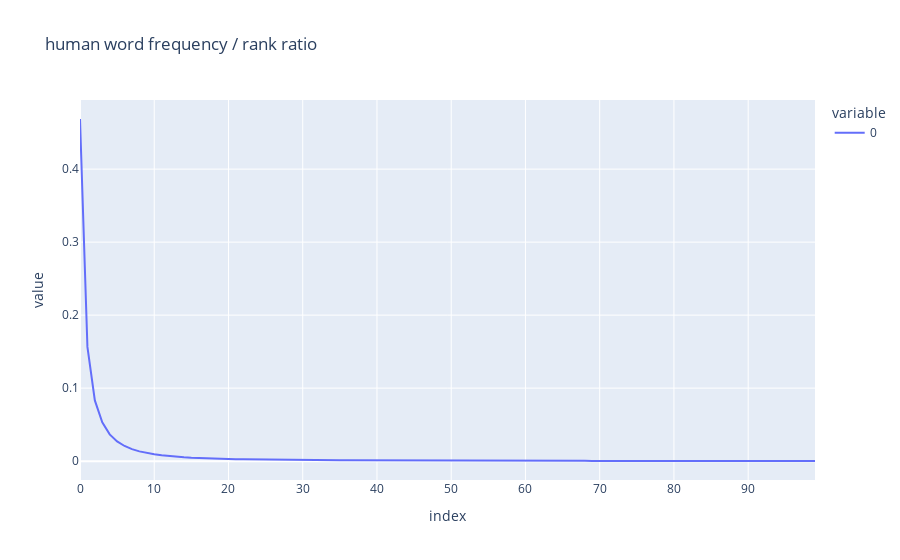

Notebook code for this chart:
### Code cell
fig = px.line(human_distr, title='human word frequency / rank ratio')
fig.show()
